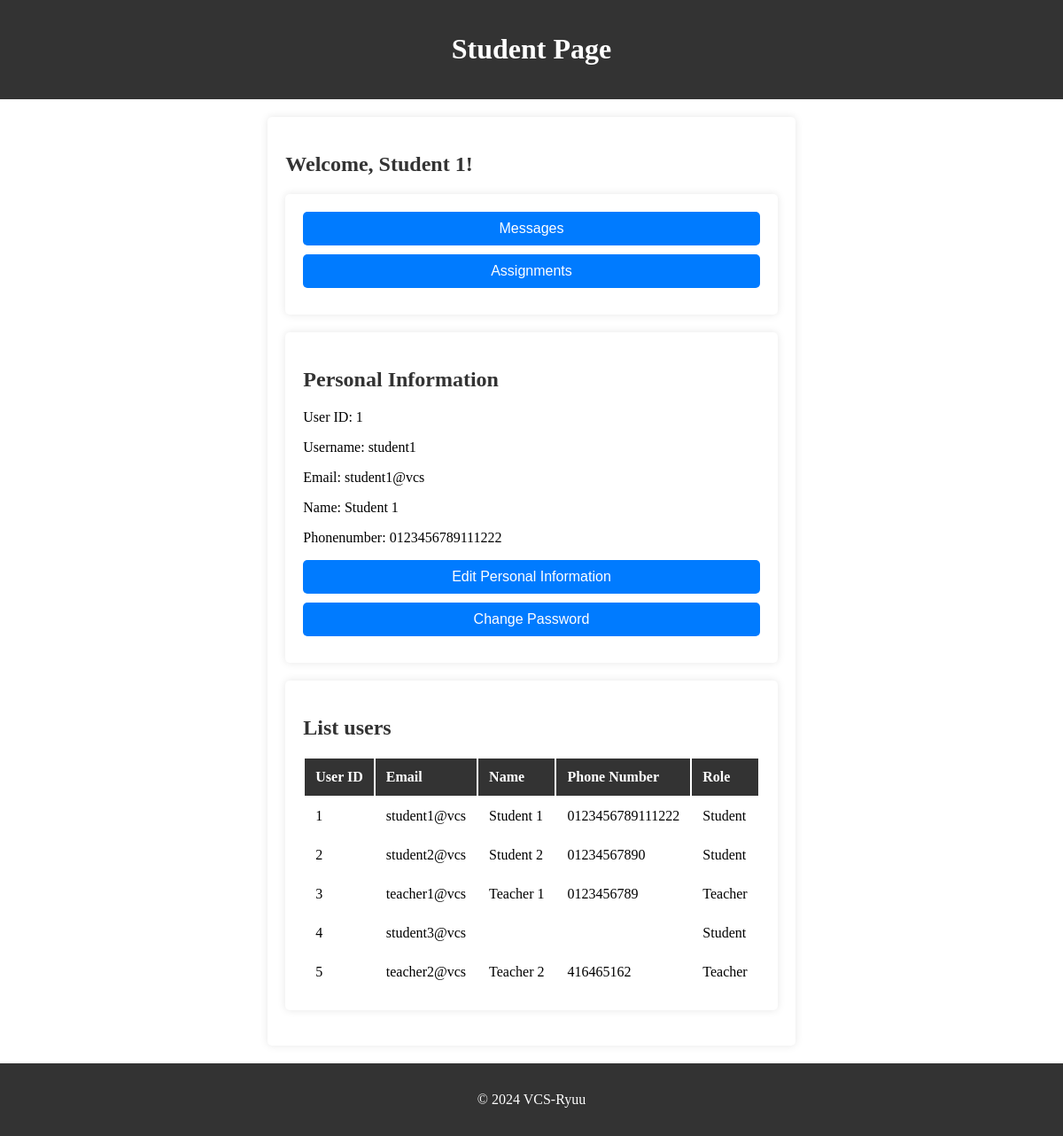
The page /views/student/index.php (signed in) on the database its author committed.
### tables this page shows
CREATE TABLE `users` (
  `user_id` int NOT NULL AUTO_INCREMENT,
  `username` varchar(64) NOT NULL,
  `password` varchar(64) NOT NULL,
  `email` varchar(64) NOT NULL,
  `name` varchar(64) NOT NULL,
  `phonenumber` varchar(64) NOT NULL,
  `avatar` varchar(64) NOT NULL,
  `role` int NOT NULL,
  `is_deleted` tinyint(1) NOT NULL DEFAULT '0',
  PRIMARY KEY (`user_id`),
  UNIQUE KEY `username` (`username`)
);

### models/users.php (called while the page is built, shortened)
<?php
include_once $_SERVER['DOCUMENT_ROOT'] . "/database.php";
class Users
{
    private $databaseConnection;
    public function __construct()
    {
        $this->databaseReference = new Database();
        $this->databaseConnection = $this->databaseReference->connect();
    }
    public function getAllUsers()
    {
        $sql = "SELECT user_id, username, email, name, phonenumber, role
                FROM users
                WHERE is_deleted = 0";
        $result = $this->databaseConnection->query($sql);
        if ($result->num_rows > 0) {
            $resultSet = array();
            while ($row = $result->fetch_assoc()) {
                $resultSet[] = $row;
            }
            return $resultSet;
        } else {
            return null;
        }
    }
}

### database.php (called while the page is built, shortened)
<?php
class Database
{
    private $server = 'localhost';
    private $database = 'vcs_web_programming';
    private $username = 'mysql';
    private $password = 'mysql';
    function connect()
    {
        $this->connection = new mysqli($this->server, $this->username, $this->password, $this->database);
        if ($this->connection->connect_errno) {
            return null;
        } else {
            return $this->connection;
        }
    }
}

### views/student/index.php (the view, shortened to what this page needs)
<?php
include 'header.php';
?>
<link rel="stylesheet" href="styles.css">
<?php
include $_SERVER['DOCUMENT_ROOT'] . '/models/users.php';
$usersModel = new Users();
$user = $_SESSION['user'];
$users = $usersModel->getAllUsers();
?>
<div class="container">
    <h2>Welcome, <?php echo $user['name']; ?>!</h2>
    <div class="container">
        <button onclick="location.href='messages/index.php'">Messages</button>
        <button onclick="location.href='assignments/index.php'">Assignments</button>
    </div>
    <div class="container">
        <h2>Personal Information</h2>
        <p>User ID: <?php echo $user['user_id'] ?> </p>
        <p>Username: <?php echo $user['username'] ?></p>
        <p>Email: <?php echo $user['email'] ?> </p>
        <p>Name: <?php echo $user['name'] ?> </p>
        <p>Phonenumber: <?php echo $user['phonenumber'] ?> </p>
        <button onclick="location.href='personal-information/index.php';">Edit Personal Information</button>
        <button onclick="location.href='change-password/index.php';">Change Password</button>
    </div>
    <div class="container">
        <h2>List users</h2>
        <table>
            <thead>
                <tr>
                    <th>User ID</th>
                    <th>Email</th>
                    <th>Name</th>
                    <th>Phone Number</th>
                    <th>Role</th>
                </tr>
            </thead>
            <tbody>
                <?php foreach ($users as $user) : ?>
                    <tr>
                        <td><?php echo $user['user_id']; ?></td>
                        <td><?php echo $user['email']; ?></td>
                        <td><?php echo $user['name']; ?></td>
                        <td><?php echo $user['phonenumber']; ?></td>
                        <td><?php echo ($user['role'] == 0) ? 'Student' : 'Teacher'; ?></td>
                    </tr>
                <?php endforeach; ?>
            </tbody>
        </table>
    </div>
</div>
<?php
include 'footer.php';

### views/student/header.php
<header>
    <h1>Student Page</h1>
</header>

### views/student/footer.php
<footer>
    <p>&copy; 2024 VCS-Ryuu</p>
</footer>

### views/student/styles.css (style rules this page uses)
header, footer { background-color: #333; color: #fff; text-align: center; padding: 1em 0; }
footer { margin-top: auto; }
.container { max-width: 800px; margin: 20px auto; padding: 20px; background-color: #fff; box-shadow: 0 0 10px rgba(0, 0, 0, 0.1); border-radius: 5px; }
h2 { color: #333; }
button { width: 100%; padding: 10px 20px; font-size: 16px; background-color: #007bff; color: #fff; border: none; border-radius: 5px; cursor: pointer; transition: background-color 0.3s; margin-bottom: 10px; }
th, td { padding: 12px; text-align: left; }
th { background-color: #333; color: #fff; }

### rows shown on the page
users: name "Student 1", user_id "1", username "student1", email "student1@vcs", phonenumber "0123456789111222", role "Student"
users: user_id "2", email "student2@vcs", name "Student 2", phonenumber "01234567890", role "Student"
users: user_id "3", email "teacher1@vcs", name "Teacher 1", phonenumber "0123456789", role "Teacher"
users: user_id "4", email "student3@vcs", role "Student"
users: user_id "5", email "teacher2@vcs", name "Teacher 2", phonenumber "416465162", role "Teacher"
